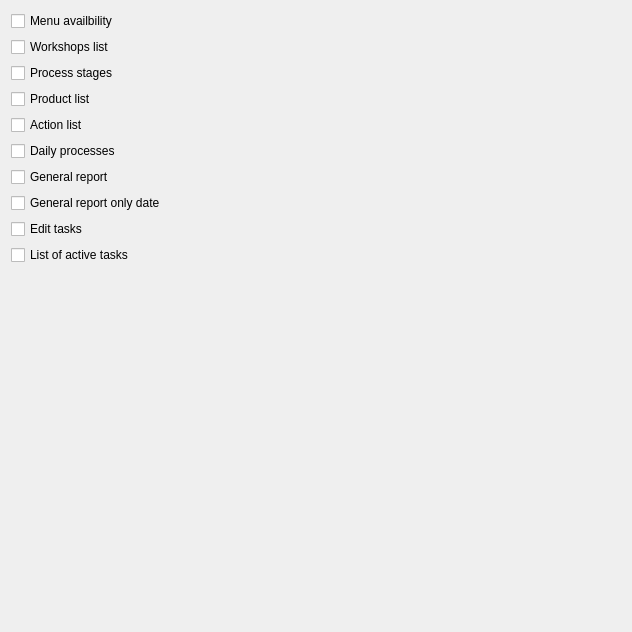
         <widget class="QWidget" name="scrollAreaWidgetContents_2">
          <property name="geometry">
           <rect>
            <x>0</x>
            <y>0</y>
            <width>632</width>
            <height>632</height>
           </rect>
          </property>
          <layout class="QVBoxLayout" name="verticalLayout_5">
           <item>
            <widget class="C5CheckBox" name="chManufactureAvailbility">
             <property name="text">
              <string>Menu availbility</string>
             </property>
             <property name="Tag" stdset="0">
              <number>1000</number>
             </property>
            </widget>
           </item>
           <item>
            <widget class="C5CheckBox" name="checkBox_108">
             <property name="text">
              <string>Workshops list</string>
             </property>
             <property name="Tag" stdset="0">
              <number>1006</number>
             </property>
            </widget>
           </item>
           <item>
            <widget class="C5CheckBox" name="checkBox_109">
             <property name="text">
              <string>Process stages</string>
             </property>
             <property name="Tag" stdset="0">
              <number>1007</number>
             </property>
            </widget>
           </item>
           <item>
            <widget class="C5CheckBox" name="checkBox_100">
             <property name="text">
              <string>Product list</string>
             </property>
             <property name="Tag" stdset="0">
              <number>1003</number>
             </property>
            </widget>
           </item>
           <item>
            <widget class="C5CheckBox" name="checkBox_98">
             <property name="text">
              <string>Action list</string>
             </property>
             <property name="Tag" stdset="0">
              <number>1001</number>
             </property>
            </widget>
           </item>
           <item>
            <widget class="C5CheckBox" name="checkBox_99">
             <property name="text">
              <string>Daily processes</string>
             </property>
             <property name="Tag" stdset="0">
              <number>1002</number>
             </property>
            </widget>
           </item>
           <item>
            <widget class="C5CheckBox" name="checkBox_101">
             <property name="text">
              <string>General report</string>
             </property>
             <property name="Tag" stdset="0">
              <number>1004</number>
             </property>
            </widget>
           </item>
           <item>
            <widget class="C5CheckBox" name="checkBox_107">
             <property name="text">
              <string>General report only date</string>
             </property>
             <property name="Tag" stdset="0">
              <number>1005</number>
             </property>
            </widget>
           </item>
           <item>
            <widget class="C5CheckBox" name="checkBox_111">
             <property name="text">
              <string>Edit tasks</string>
             </property>
             <property name="Tag" stdset="0">
              <number>1009</number>
             </property>
            </widget>
           </item>
           <item>
            <widget class="C5CheckBox" name="checkBox_110">
             <property name="text">
              <string>List of active tasks</string>
             </property>
             <property name="Tag" stdset="0">
              <number>1008</number>
             </property>
            </widget>
           </item>
           <item>
            <spacer name="verticalSpacer_3">
             <property name="orientation">
              <enum>Qt::Vertical</enum>
             </property>
             <property name="sizeHint" stdset="0">
              <size>
               <width>20</width>
               <height>542</height>
              </size>
             </property>
            </spacer>
           </item>
          </layout>
         </widget>
